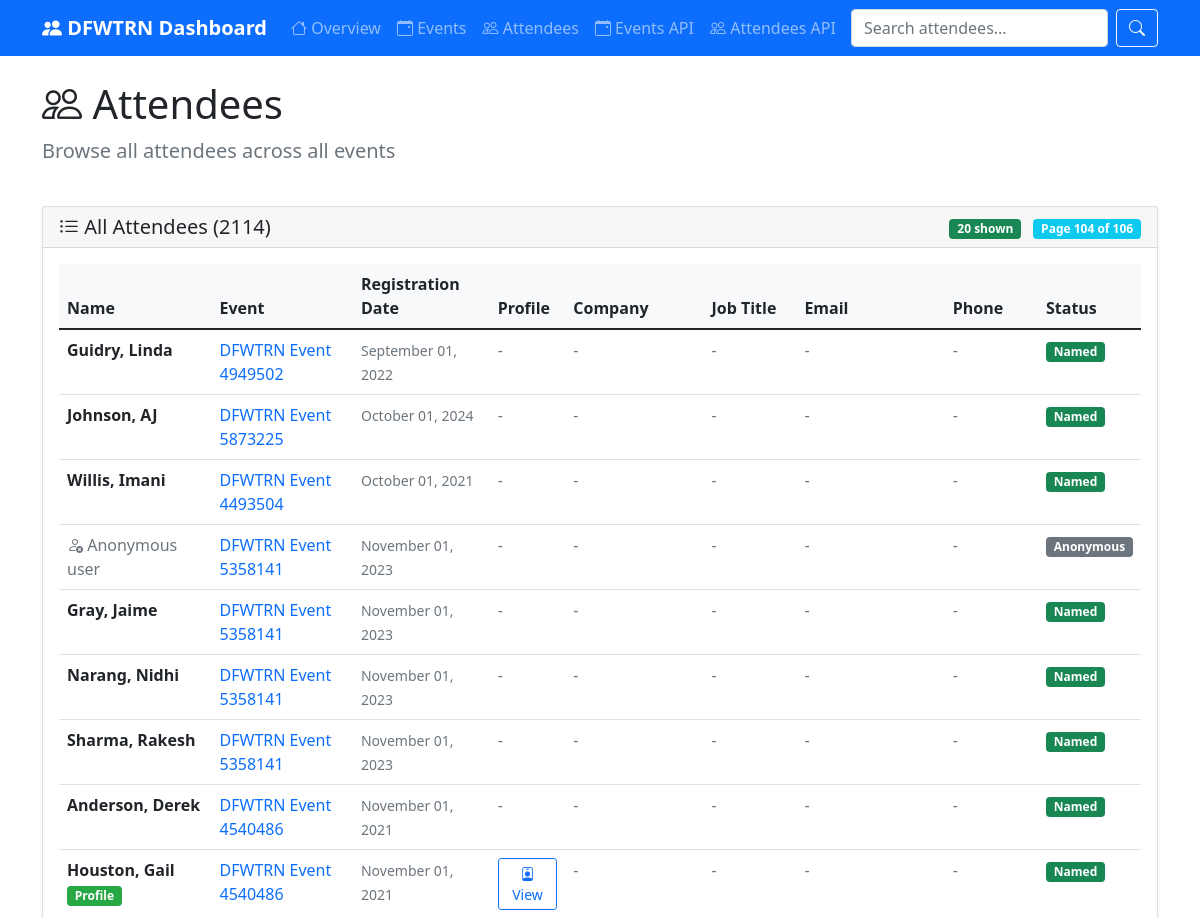
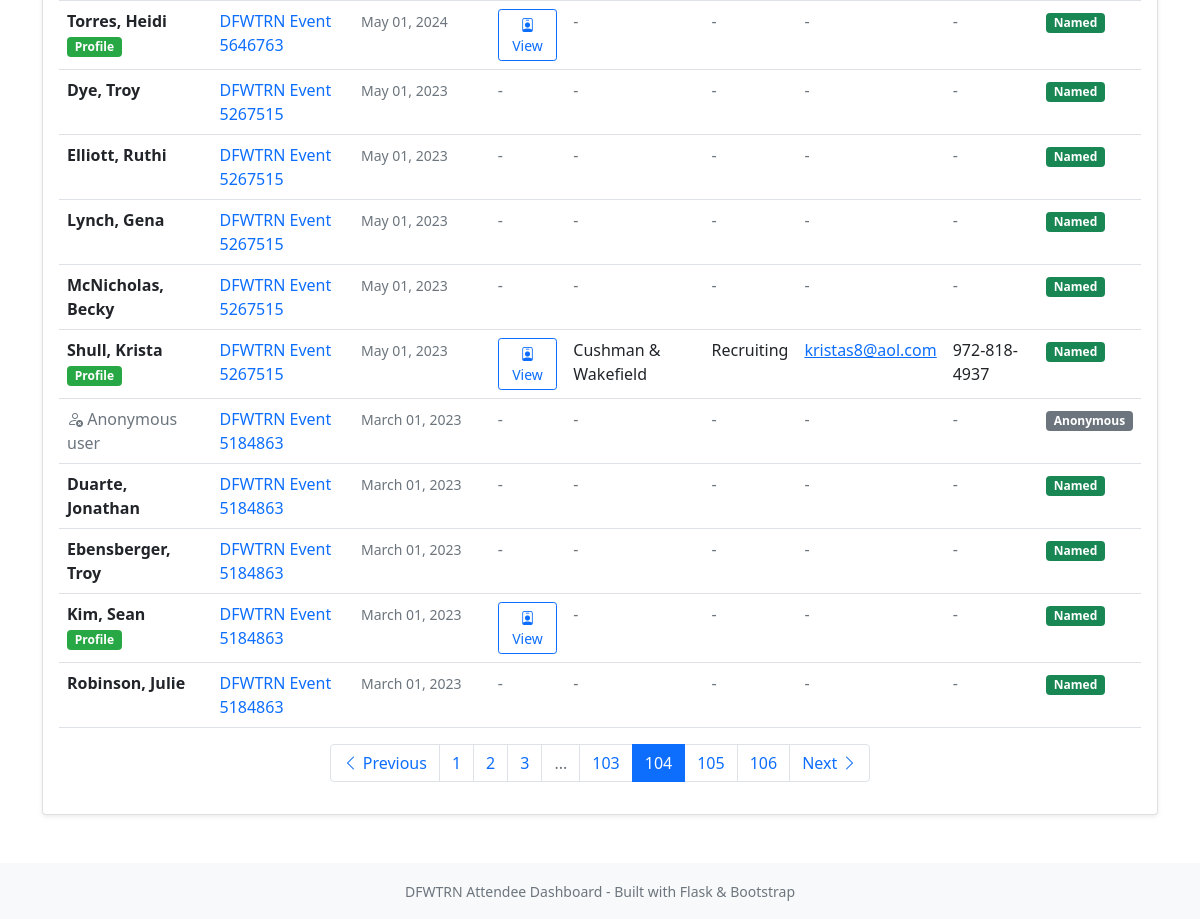
The page /attendees?page=104 on the database its author committed (2 pictures, top to bottom).
### tables this page shows
CREATE TABLE attendees (
    id INTEGER PRIMARY KEY AUTOINCREMENT,
    event_id INTEGER,
    event_date TEXT,
    full_name TEXT,
    first_name TEXT,
    last_name TEXT,
    profile_url TEXT,
    is_anonymous BOOLEAN DEFAULT FALSE,
    guest_count INTEGER DEFAULT 0,
    created_at TIMESTAMP DEFAULT CURRENT_TIMESTAMP,
    UNIQUE(event_id, full_name, event_date)
);

CREATE TABLE events (
    id INTEGER PRIMARY KEY,
    event_name TEXT,
    event_date TEXT,
    event_url TEXT,
    total_attendees INTEGER,
    created_at TIMESTAMP DEFAULT CURRENT_TIMESTAMP
);

CREATE TABLE attendee_profiles (
    id INTEGER PRIMARY KEY AUTOINCREMENT,
    attendee_id INTEGER,
    profile_url TEXT UNIQUE,
    email TEXT,
    phone TEXT,
    company TEXT,
    job_title TEXT,
    bio TEXT,
    member_since TEXT,
    location TEXT,
    skills TEXT,
    certifications TEXT,
    last_updated TIMESTAMP DEFAULT CURRENT_TIMESTAMP,
    FOREIGN KEY (attendee_id) REFERENCES attendees(id)
);

### attendee_dashboard.py (the view)
@app.route('/attendees')
def attendees():
    page = request.args.get('page', 1, type=int)
    per_page = 20
    offset = (page - 1) * per_page
    db = get_db()
    attendees = db.execute('''
        SELECT a.*, ap.email, ap.company, ap.job_title, ap.phone, e.event_name
        FROM attendees a
        LEFT JOIN attendee_profiles ap ON a.id = ap.attendee_id
        LEFT JOIN events e ON a.event_id = e.id
        ORDER BY a.event_date DESC, a.full_name
        LIMIT ? OFFSET ?
    ''', (per_page, offset)).fetchall()
    total_attendees = db.execute('SELECT COUNT(*) FROM attendees').fetchone()[0]
    total_pages = (total_attendees + per_page - 1) // per_page
    db.close()
    return render_template('attendees.html', attendees=attendees, page=page, total_pages=total_pages, total_attendees=total_attendees)

### attendee_dashboard.py (called while the page is built)
def get_db():
    db = sqlite3.connect(app.config['DATABASE'])
    db.row_factory = sqlite3.Row
    return db

@app.template_filter('date_format')
def date_format(value):
    if not value:
        return ''
    try:
        dt = datetime.strptime(value, '%d %b %Y')
        return dt.strftime('%B %d, %Y')
    except:
        return value

### templates/attendees.html (shortened to what this page needs)
{% extends "base.html" %}
{% block content %}
<div class="row mb-4">
    <div class="col">
        <h1 class="display-6">
            <i class="bi bi-people"></i> Attendees
        </h1>
        <p class="lead text-muted">Browse all attendees across all events</p>
    </div>
</div>
<div class="row">
    <div class="col-12">
        <div class="card">
            <div class="card-header d-flex justify-content-between align-items-center">
                <h5 class="card-title mb-0">
                    <i class="bi bi-list-ul"></i> All Attendees ({{ total_attendees }})
                </h5>
                <div>
                    <span class="badge bg-success me-2">{{ attendees | length }} shown</span>
                    <span class="badge bg-info">Page {{ page }} of {{ total_pages }}</span>
                </div>
            </div>
            <div class="card-body">
                {% if attendees %}
                <div class="table-responsive">
                    <table class="table table-hover">
                        <thead>
                            <tr>
                                <th>Name</th>
                                <th>Event</th>
                                <th>Registration Date</th>
                                <th>Profile</th>
                                <th>Company</th>
                                <th>Job Title</th>
                                <th>Email</th>
                                <th>Phone</th>
                                <th>Status</th>
                            </tr>
                        </thead>
                        <tbody>
                            {% for attendee in attendees %}
                            <tr>
                                <td>
                                    {% if attendee.is_anonymous %}
                                        <span class="text-muted">
                                            <i class="bi bi-person-x"></i> Anonymous user
                                        </span>
                                    {% else %}
                                        <strong>{{ attendee.full_name }}</strong>
                                        {% if attendee.profile_url %}
                                            <span class="badge profile-badge">Profile</span>
                                        {% endif %}
                                    {% endif %}
                                </td>
                                <td>
                                    {% if attendee.event_name %}
                                        <a href="{{ url_for('event_detail', event_id=attendee.event_id) }}" class="text-decoration-none">
                                            {{ attendee.event_name }}
                                        </a>
                                    {% else %}
                                        <span class="text-muted">Event {{ attendee.event_id }}</span>
                                    {% endif %}
                                </td>
                                <td>
                                    <small class="text-muted">{{ attendee.event_date | date_format }}</small>
                                </td>
                                <td>
                                    {% if attendee.profile_url %}
                                        <a href="{{ url_for('attendee_detail', attendee_id=attendee.id) }}" class="btn btn-sm btn-outline-primary">
                                            <i class="bi bi-person-badge"></i> View
                                        </a>
                                    {% else %}
                                        <span class="text-muted">-</span>
                                    {% endif %}
                                </td>
                                <td>
                                    {% if attendee.company %}
                                        {{ attendee.company }}
                                    {% else %}
                                        <span class="text-muted">-</span>
                                    {% endif %}
                                </td>
                                <td>
                                    {% if attendee.job_title %}
                                        {{ attendee.job_title }}
                                    {% else %}
                                        <span class="text-muted">-</span>
                                    {% endif %}
                                </td>
                                <td>
                                    {% if attendee.email %}
                                        <a href="mailto:{{ attendee.email }}">{{ attendee.email }}</a>
                                    {% else %}
                                        <span class="text-muted">-</span>
                                    {% endif %}
                                </td>
                                <td>
                                    {% if attendee.phone %}
                                        {{ attendee.phone }}
                                    {% else %}
                                        <span class="text-muted">-</span>
                                    {% endif %}
                                </td>
                                <td>
                                    {% if attendee.is_anonymous %}
                                        <span class="badge anonymous-badge">Anonymous</span>
                                    {% else %}
                                        <span class="badge bg-success">Named</span>
                                    {% endif %}
                                </td>
                            </tr>
                            {% endfor %}
                        </tbody>
                    </table>
                </div>
                {% if total_pages > 1 %}
                <nav aria-label="Attendee pagination">
                    <ul class="pagination justify-content-center">
                        {% if page > 1 %}
                        <li class="page-item">
                            <a class="page-link" href="{{ url_for('attendees', page=page-1) }}">
                                <i class="bi bi-chevron-left"></i> Previous
                            </a>
                        </li>
                        {% endif %}
                        {% for p in range(1, total_pages + 1) %}
                            {% if p == page %}
                            <li class="page-item active">
                                <span class="page-link">{{ p }}</span>
                            </li>
                            {% elif p <= 3 or p > total_pages - 3 or (p >= page - 1 and p <= page + 1) %}
                            <li class="page-item">
                                <a class="page-link" href="{{ url_for('attendees', page=p) }}">{{ p }}</a>
                            </li>
                            {% elif p == 4 and page > 5 %}
                            <li class="page-item disabled">
                                <span class="page-link">...</span>
                            </li>
                            {% elif p == total_pages - 3 and page < total_pages - 4 %}
                            <li class="page-item disabled">
                                <span class="page-link">...</span>
                            </li>
                            {% endif %}
                        {% endfor %}
                        {% if page < total_pages %}
                        <li class="page-item">
                            <a class="page-link" href="{{ url_for('attendees', page=page+1) }}">
                                Next <i class="bi bi-chevron-right"></i>
                            </a>
                        </li>
                        {% endif %}
                    </ul>
                </nav>
                {% endif %}
                {% else %}
                <p class="text-muted">No attendees found.</p>
                {% endif %}
            </div>
        </div>
    </div>
</div>
{% endblock %}

### templates/base.html (style rules this page uses)
.card { box-shadow: 0 0.125rem 0.25rem rgba(0, 0, 0, 0.075); }
.table th { background-color: #f8f9fa; }
.anonymous-badge { background-color: #6c757d; }
.profile-badge { background-color: #28a745; }

### rows shown on the page
attendees: full_name "Guidry, Linda", event_name "DFWTRN Event 4949502", event_date "September 01, 2022", is_anonymous "Named"
attendees: full_name "Johnson, AJ", event_name "DFWTRN Event 5873225", event_date "October 01, 2024", is_anonymous "Named"
attendees: full_name "Willis, Imani", event_name "DFWTRN Event 4493504", event_date "October 01, 2021", is_anonymous "Named"
attendees: is_anonymous True (drawn), event_name "DFWTRN Event 5358141", event_date "November 01, 2023"
attendees: full_name "Gray, Jaime", event_name "DFWTRN Event 5358141", event_date "November 01, 2023", is_anonymous "Named"
attendees: full_name "Narang, Nidhi", event_name "DFWTRN Event 5358141", event_date "November 01, 2023", is_anonymous "Named"
attendees: full_name "Sharma, Rakesh", event_name "DFWTRN Event 5358141", event_date "November 01, 2023", is_anonymous "Named"
attendees: full_name "Anderson, Derek", event_name "DFWTRN Event 4540486", event_date "November 01, 2021", is_anonymous "Named"
attendees: full_name "Houston, Gail", shows "Profile", event_name "DFWTRN Event 4540486", event_date "November 01, 2021", is_anonymous "Named"
attendees: full_name "Torres, Heidi", shows "Profile", event_name "DFWTRN Event 5646763", event_date "May 01, 2024", is_anonymous "Named"
attendees: full_name "Dye, Troy", event_name "DFWTRN Event 5267515", event_date "May 01, 2023", is_anonymous "Named"
attendees: full_name "Elliott, Ruthi", event_name "DFWTRN Event 5267515", event_date "May 01, 2023", is_anonymous "Named"
attendees: full_name "Lynch, Gena", event_name "DFWTRN Event 5267515", event_date "May 01, 2023", is_anonymous "Named"
attendees: full_name "McNicholas, Becky", event_name "DFWTRN Event 5267515", event_date "May 01, 2023", is_anonymous "Named"
attendee_profiles: full_name "Shull, Krista", shows "Profile", event_name "DFWTRN Event 5267515", event_date "May 01, 2023", company "Cushman & Wakefield", job_title "Recruiting", email "kristas8@aol.com", phone "972-818-4937", shows "Named"
attendees: is_anonymous True (drawn), event_name "DFWTRN Event 5184863", event_date "March 01, 2023"
attendees: full_name "Duarte, Jonathan", event_name "DFWTRN Event 5184863", event_date "March 01, 2023", is_anonymous "Named"
attendees: full_name "Ebensberger, Troy", event_name "DFWTRN Event 5184863", event_date "March 01, 2023", is_anonymous "Named"
attendees: full_name "Kim, Sean", shows "Profile", event_name "DFWTRN Event 5184863", event_date "March 01, 2023", is_anonymous "Named"
attendees: full_name "Robinson, Julie", event_name "DFWTRN Event 5184863", event_date "March 01, 2023", is_anonymous "Named"

### other values the page prints
{{ total_attendees }} "2114"
{{ attendees | length }} "20"
{{ page }} "104"
{{ total_pages }} "106"
{{ p }} "1" "2" "3" "103" "105" "106"
{{ p }} "104"
